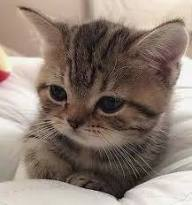
#> input picture Task5(OpenCV)/kitty.jpeg, 192 x 205 px, found by its file name
$ jupyter execute 'Create Border around Images.ipynb'
#> lines starting #> are read from the running program, lines starting #| are printed output that depends on the picture
[cell 1]
import cv2

image = cv2.imread("D:\open CV\kitty.jpeg")
#> image is the input picture: shape (205, 192, 3); mean B, G, R 115.7, 125.9, 141.4
image = cv2.copyMakeBorder( image, 10, 10, 10, 10, cv2.BORDER_CONSTANT, value=(0, 0, 0))
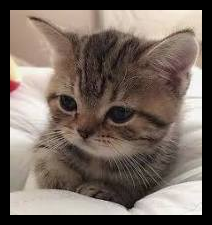
#> image: shape (225, 212, 3); mean B, G, R 95.5, 103.9, 116.7

cv2.imshow("Bordered Image", image)
cv2.waitKey(0)
cv2.destroyAllWindows()

[cell 2]
import cv2
image = cv2.imread("D:\open CV\kitty.jpeg")

border_reflect = cv2.copyMakeBorder(image, 50, 50, 50, 50, cv2.BORDER_REFLECT)
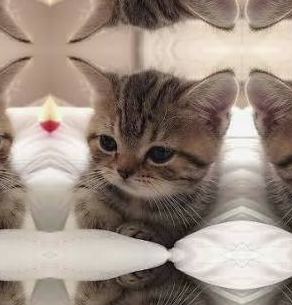
#> border_reflect: shape (305, 292, 3); mean B, G, R 130.2, 141, 156.1
border_reflect_101 = cv2.copyMakeBorder(image, 50, 50, 50, 50, cv2.BORDER_REFLECT_101)
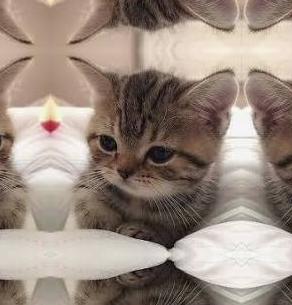
#> border_reflect_101: shape (305, 292, 3); mean B, G, R 129, 139.9, 155
border_replicate = cv2.copyMakeBorder(image, 50, 50, 50, 50, cv2.BORDER_REPLICATE)
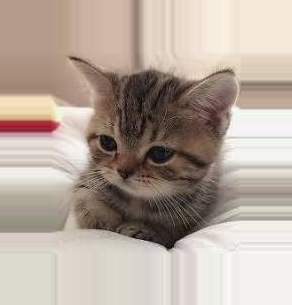
#> border_replicate: shape (305, 292, 3); mean B, G, R 157.6, 168.4, 182.2

cv2.imshow("Border Reflect", border_reflect)
cv2.imshow("Border Reflect 101", border_reflect_101)
cv2.imshow("Border Replicate", border_replicate)

cv2.waitKey(0)
cv2.destroyAllWindows()

[cell 3]
import cv2

image = cv2.imread("D:\open CV\kitty.jpeg")
bordered_image = cv2.copyMakeBorder(image, 10, 10, 10, 10, cv2.BORDER_CONSTANT, value=(0, 0, 255))
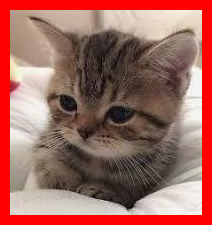
#> bordered_image: shape (225, 212, 3); mean B, G, R 95.5, 103.9, 161.2

cv2.imshow("Red Border Image", bordered_image)
cv2.waitKey(0)
cv2.destroyAllWindows()

$ run again, with Task5(OpenCV)/cat.jpg copied over Task5(OpenCV)/kitty.jpeg
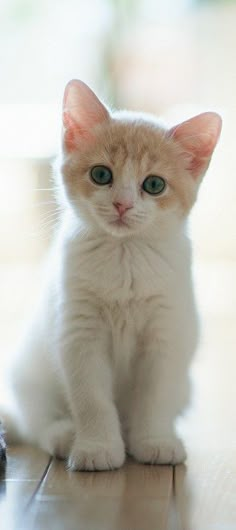
#> input picture Task5(OpenCV)/cat.jpg, 236 x 530 px, found by its file name
#> image is the input picture: shape (530, 236, 3); mean B, G, R 177, 186.2, 189.5
#> image: shape (550, 256, 3)
#> `border_replicate = cv2.copyMakeBorder(image, 50, 50, 50, 50, cv2.BORDE..`:
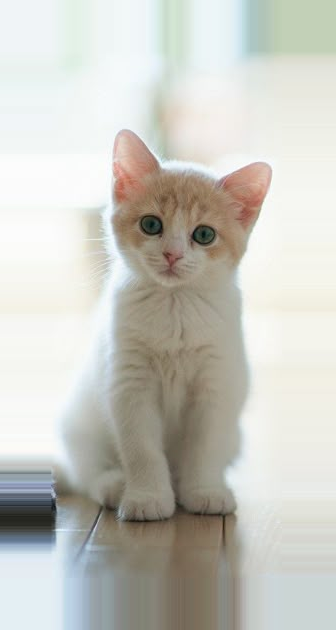
#> border_replicate: shape (630, 336, 3); mean B, G, R 193, 200.2, 200.3
#> `bordered_image = cv2.copyMakeBorder(image, 10, 10, 10, 10, cv2.BORDER_..`:
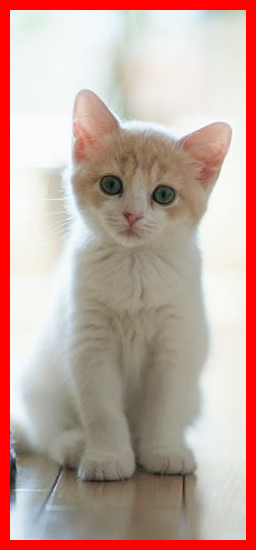
#> bordered_image: shape (550, 256, 3); mean B, G, R 157.2, 165.4, 196.9

$ run again, with Task5(OpenCV)/pyramid.jpg copied over Task5(OpenCV)/kitty.jpeg
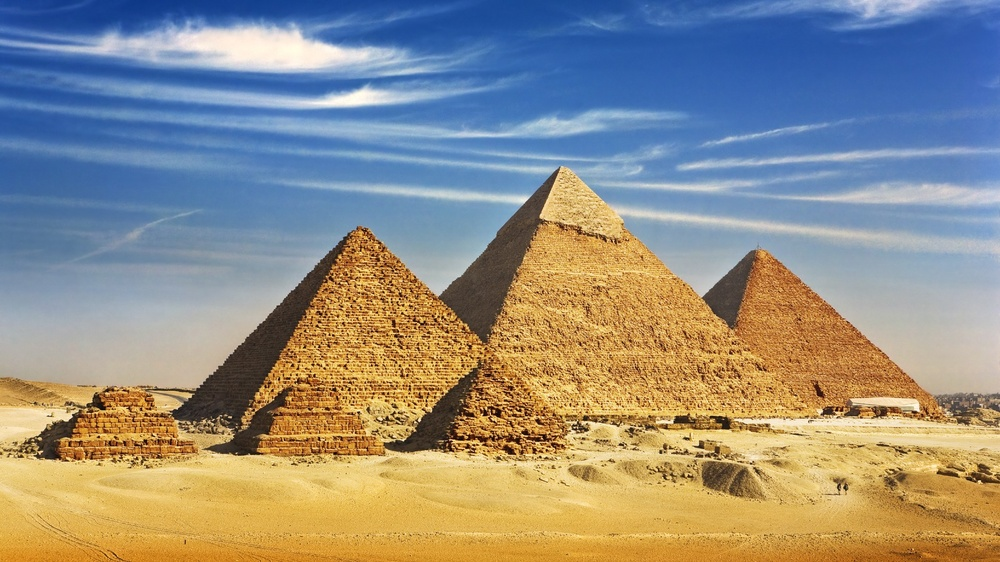
#> input picture Task5(OpenCV)/pyramid.jpg, 1000 x 562 px, shrunk from 1920 x 1080 before the run, found by its file name
#> image is the input picture: shape (562, 1000, 3); mean B, G, R 133.1, 143.2, 146.7
#> image: shape (582, 1020, 3)
#> `border_replicate = cv2.copyMakeBorder(image, 50, 50, 50, 50, cv2.BORDE..`:
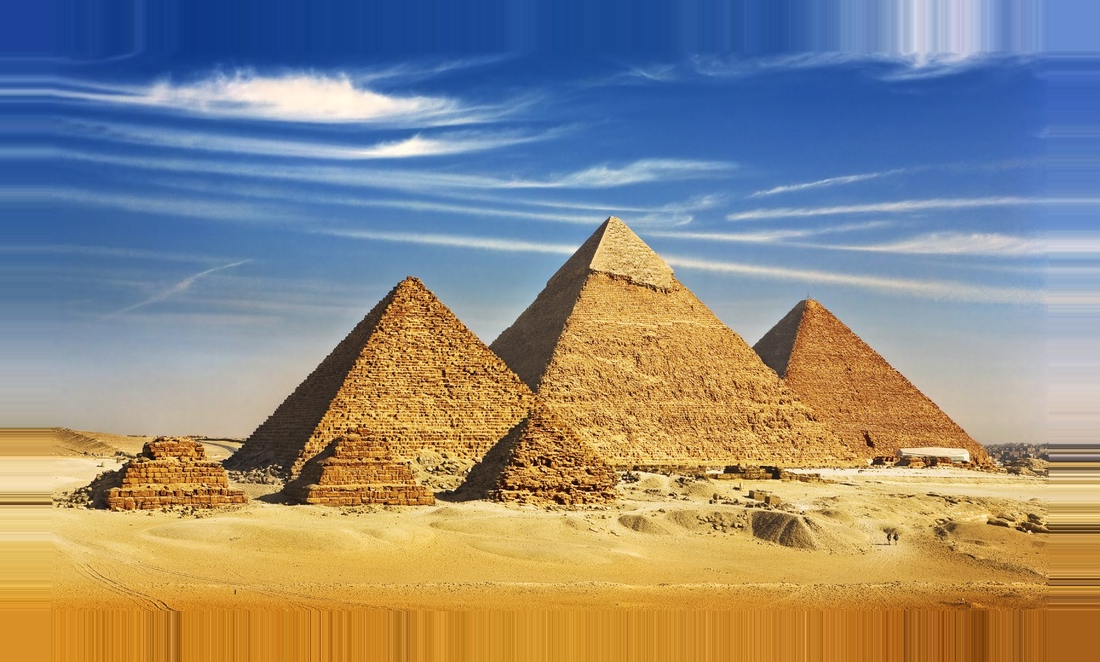
#> border_replicate: shape (662, 1100, 3); mean B, G, R 129.5, 138.6, 143.2
#> `bordered_image = cv2.copyMakeBorder(image, 10, 10, 10, 10, cv2.BORDER_..`:
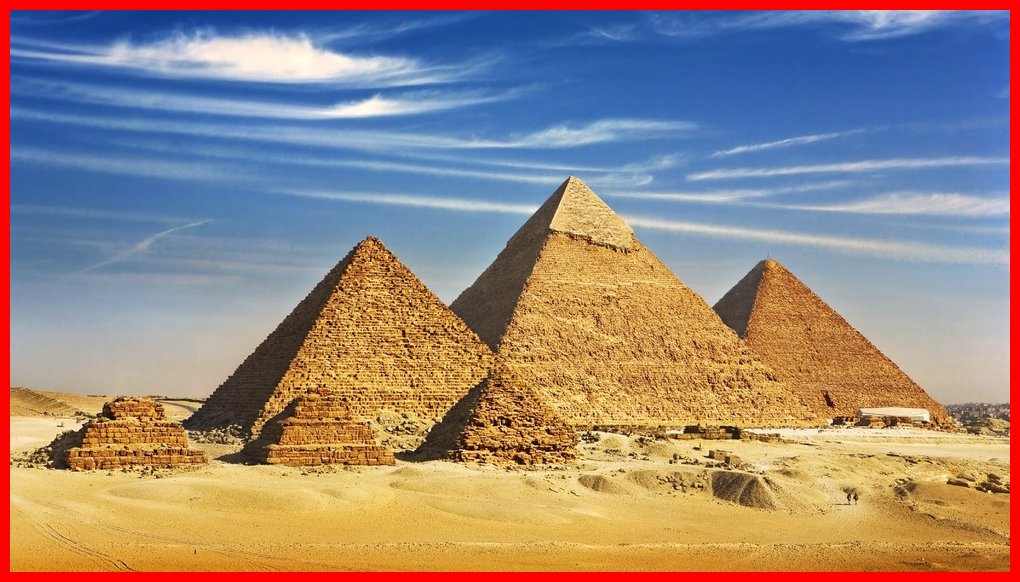
#> bordered_image: shape (582, 1020, 3); mean B, G, R 126, 135.6, 152.5
